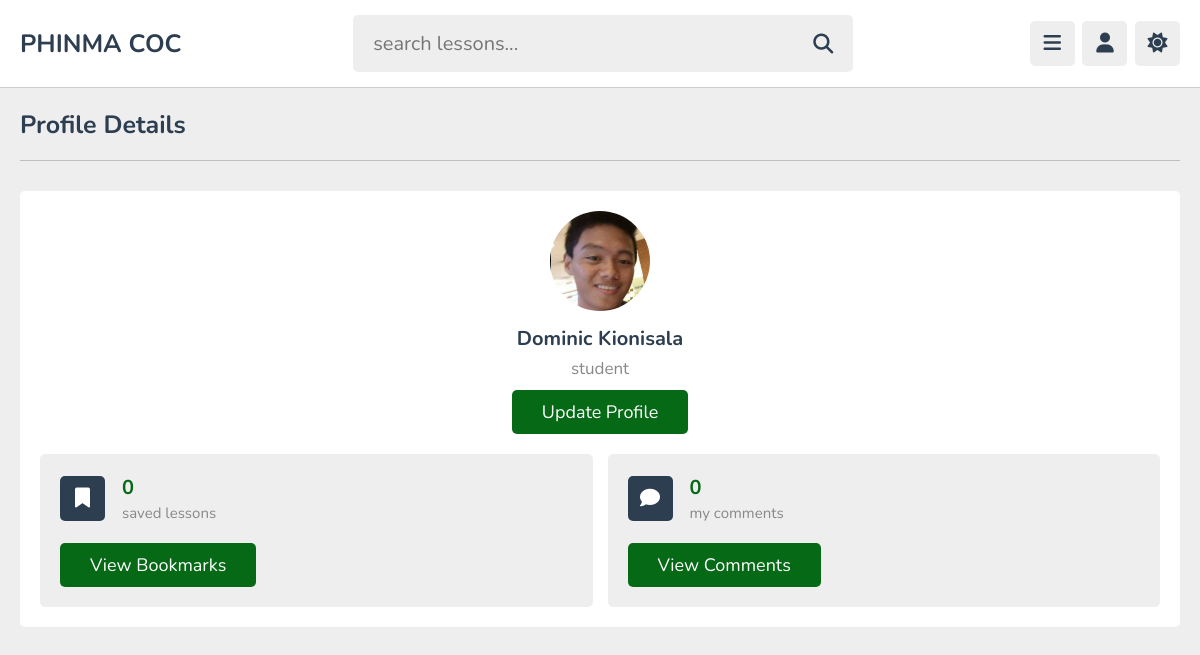
Page /student/profile.php (signed in) on the committed database.
### tables this page shows
CREATE TABLE `tbl_students` (
  `id` varchar(50) NOT NULL,
  `firstname` varchar(50) NOT NULL,
  `lastname` varchar(50) NOT NULL,
  `email` varchar(128) NOT NULL,
  `password` varchar(128) NOT NULL,
  `image` varchar(100) NOT NULL
);

### student/profile.php (the view, shortened to what this page needs)
<?php
include '../includes/connection.php';
if (isset($_COOKIE['user_id'])) {
    $user_id = $_COOKIE['user_id'];
}
$select_comments = $conn->prepare("SELECT * FROM `tbl_comments` WHERE user_id = ?");
$select_comments->execute([$user_id]);
$total_comments = $select_comments->rowCount();
$select_bookmark = $conn->prepare("SELECT * FROM `tbl_bookmark` WHERE user_id = ?");
$select_bookmark->execute([$user_id]);
$total_bookmarked = $select_bookmark->rowCount();
?>
<!DOCTYPE html>
<html lang="en">
<head>
    <link rel="stylesheet" href="https://cdnjs.cloudflare.com/ajax/libs/font-awesome/6.2.0/css/all.min.css">
    <link rel="stylesheet" href="../styles/style.css">
</head>
<body>
    <?php include '../includes/user_header.php'; ?>
    <section class="profile">
        <h1 class="heading">profile details</h1>
        <div class="details">
            <div class="user">
                <img src="../tmp/<?= $fetch_profile['image']; ?>" alt="">
                <h3>
                    <?= $fetch_profile['firstname']; ?>
                    <?= $fetch_profile['lastname']; ?>
                </h3>
                <p>student</p>
                <a href="update.php" class="inline-btn">update profile</a>
            </div>
            <div class="box-container">
                <div class="box">
                    <div class="flex">
                        <i class="fas fa-bookmark"></i>
                        <div>
                            <h3>
                                <?= $total_bookmarked; ?>
                            </h3>
                            <span>saved lessons</span>
                        </div>
                    </div>
                    <a href="bookmark.php" class="inline-btn">view bookmarks</a>
                </div>
                <div class="box">
                    <div class="flex">
                        <i class="fas fa-comment"></i>
                        <div>
                            <h3>
                                <?= $total_comments; ?>
                            </h3>
                            <span>my comments</span>
                        </div>
                    </div>
                    <a href="comments.php" class="inline-btn">view comments</a>
                </div>
            </div>
        </div>
    </section>
</body>
</html>

### styles/style.css (style rules this page uses)
:root { --main-color:#056916; --red:#e74c3c; --oragen:#f39c12; --white:#fff; --black:#2c3e50; --light-color:#888; --light-bg:#eee; --border:.1rem solid rgba(0,0,0,.2); }
* { font-family: 'Nunito', sans-serif; margin: 0; padding: 0; box-sizing: border-box; outline: none; border: none; text-decoration: none; }
html { font-size: 62.5%; overflow-x: hidden; }
body { background-color: var(--light-bg); padding-left: 30rem; }
section { padding:2rem; max-width: 1200px; margin: 0 auto; }
.btn, .option-btn, .delete-btn, .inline-btn, .inline-option-btn, .inline-delete-btn { border-radius: .5rem; padding: 1rem 3rem; font-size: 1.8rem; color: #fff; margin-top: 1rem; text-transform: capitalize; cursor: pointer; text-align: center; }
.inline-btn, .inline-option-btn, .inline-delete-btn { display: inline-block; }
.btn, .inline-btn { background-color: var(--main-color); }
.heading { padding-bottom: 1.8rem; border-bottom: var(--border); font-size: 2.5rem; color: var(--black); text-transform: capitalize; margin-bottom: 3rem; }
.profile .details { background-color: var(--white); border-radius: .5rem; padding: 2rem; }
.profile .details .user { text-align: center; margin-bottom: 2rem; }
.profile .details .user img { height: 10rem; width: 10rem; border-radius: 50%; object-fit: cover; margin-bottom: .5rem; }
.profile .details .user h3 { font-size: 2rem; margin: .5rem 0; color: var(--black); }
.profile .details .user p { font-size: 1.7rem; color: var(--light-color); }
.profile .details .box-container { display: flex; flex-wrap: wrap; align-items: flex-end; gap: 1.5rem; }
.profile .details .box-container .box { background-color: var(--light-bg); border-radius: .5rem; padding: 2rem; flex: 1 1 30rem; }
.profile .details .box-container .box .flex { display: flex; align-items: center; gap: 1.7rem; margin-bottom: 1rem; }
.profile .details .box-container .box .flex i { height: 4.5rem; width: 4.5rem; border-radius: .5rem; background-color: var(--black); line-height: 4.4rem; font-size: 2rem; color: var(--white); text-align: center; }
.profile .details .box-container .box .flex h3 { font-size: 2rem; color: var(--main-color); margin-bottom: .2rem; }
.profile .details .box-container .box .flex span { font-size: 1.5rem; color: var(--light-color); }
@media (max-width:1200px) { body { padding-left: 0; } }

### rows in the picture
tbl_students: image (picture), firstname "Dominic", lastname "Kionisala"

### other values in the picture
$total_bookmarked "0"
$total_comments "0"
